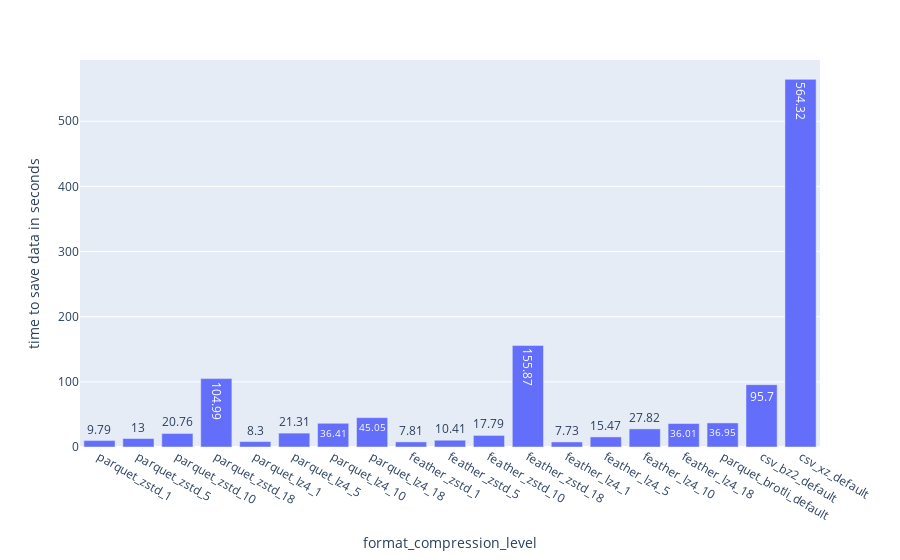

This figure's notebook cell:
### Code cell
fig = px.bar(df_interesting_levels, x="method_compression_with_level", y="save_time", text_auto=True,
             labels={"save_time": "time to save data in seconds",
                     "method_compression_with_level": "format_compression_level"},)
fig.show()
fig.write_image("./plots_date/pandas_ff_bar_save_time_feather.svg")

### Figure 1 — Plotly figure (JSON) as saved in the notebook; plotly's stock layout.template omitted (floating-point values rounded to 4 significant figures)
{"data": [{"alignmentgroup": "True", "hovertemplate": "format_compression_level=%{x}<br>time to save data in seconds=%{y}<extra></extra>", "legendgroup": "", "marker": {"color": "#636efa", "pattern": {"shape": ""}}, "name": "", "offsetgroup": "", "orientation": "v", "showlegend": false, "textposition": "auto", "texttemplate": "%{y}", "type": "bar", "x": ["parquet_zstd_1", "parquet_zstd_5", "parquet_zstd_10", "parquet_zstd_18", "parquet_lz4_1", "parquet_lz4_5", "parquet_lz4_10", "parquet_lz4_18", "feather_zstd_1", "feather_zstd_5", "feather_zstd_10", "feather_zstd_18", "feather_lz4_1", "feather_lz4_5", "feather_lz4_10", "feather_lz4_18", "parquet_brotli_default", "csv_bz2_default", "csv_xz_default"], "xaxis": "x", "y": [9.79, 13, 20.76, 105.0, 8.3, 21.31, 36.41, 45.05, 7.81, 10.41, 17.79, 155.9, 7.73, 15.47, 27.82, 36.01, 36.95, 95.7, 564.3], "yaxis": "y"}], "layout": {"barmode": "relative", "legend": {"tracegroupgap": 0}, "margin": {"t": 60}, "xaxis": {"anchor": "y", "domain": [0, 1], "title": {"text": "format_compression_level"}}, "yaxis": {"anchor": "x", "domain": [0, 1], "title": {"text": "time to save data in seconds"}}}}
